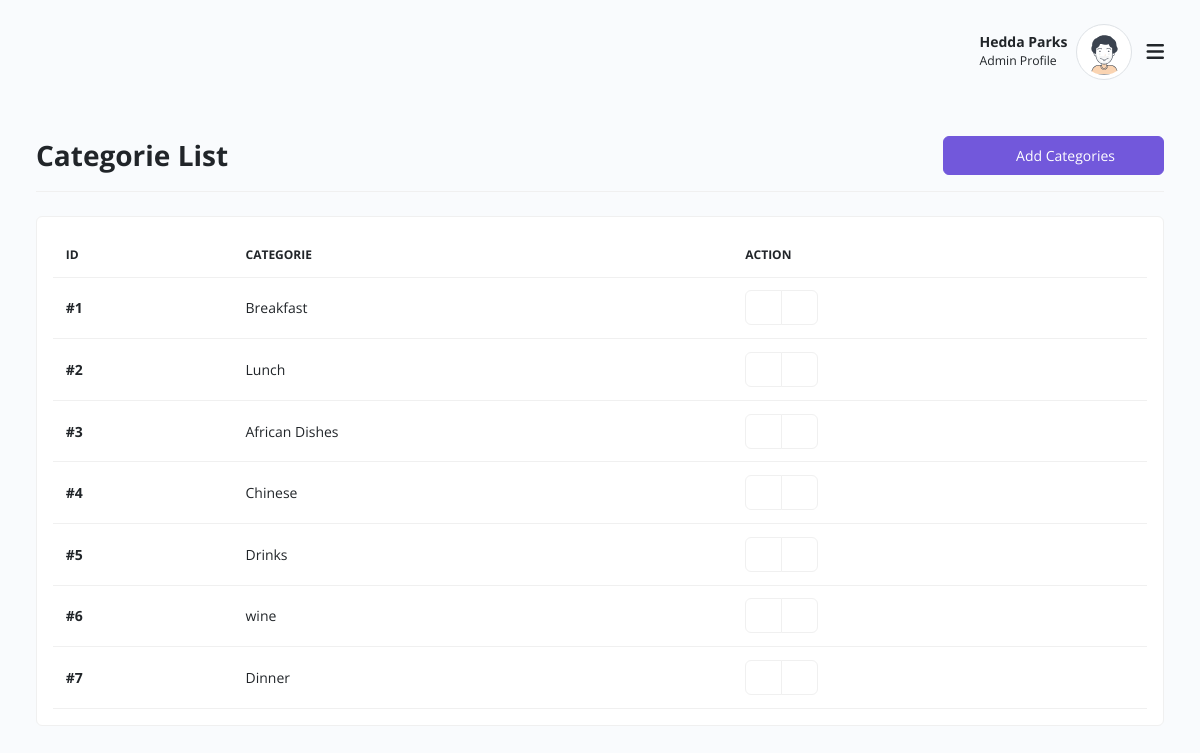
/admin/category/all (signed in), run on an earlier commit of the app's database.
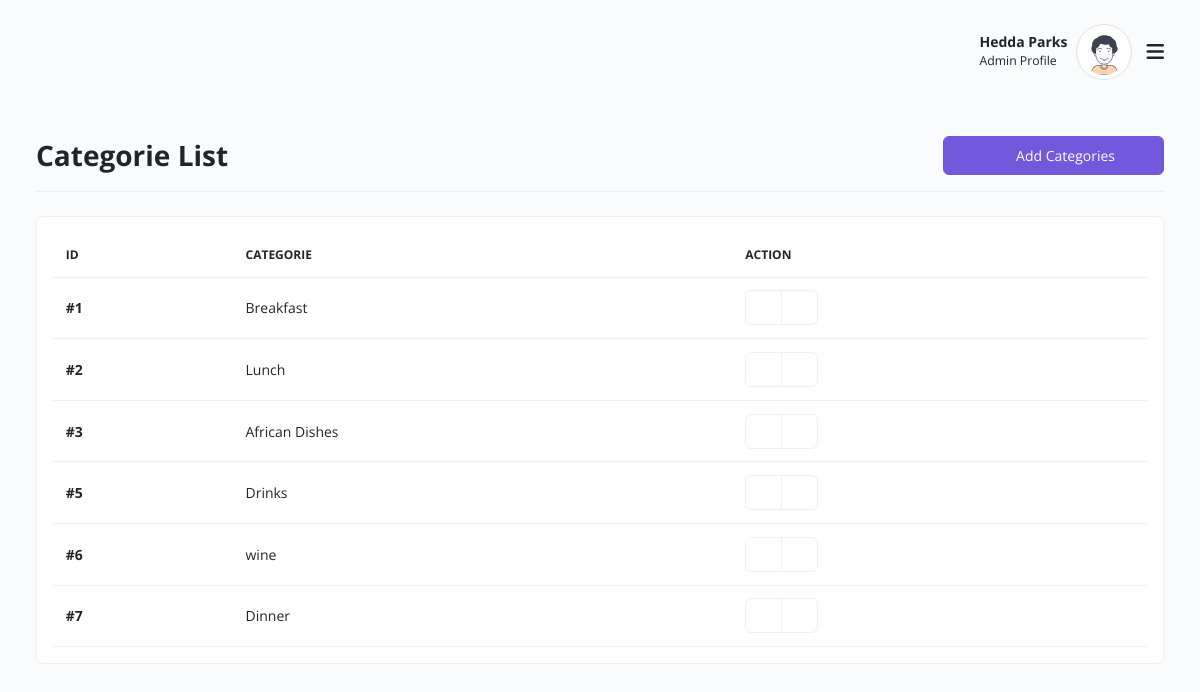
And on a later commit of the database.
### app/models.py (models this page shows, shortened)
class Category(db.Model):
    id = db.Column(db.Integer, primary_key=True)
    title = db.Column(db.String(50), nullable=False)

### app/admin/routes.py (the view)
@admin.route('/admin/category/all', methods=['POST', 'GET'])
@login_required
def categories():
    categories = Category.query.all()
    return render_template('admin/categories-list.html', title='All Categories', categories=categories)

### app/models.py (called while the page is built)
@loginManager.user_loader
def load_user(user_id):
    return User.query.get(user_id)

### app/templates/admin/categories-list.html (shortened to what this page needs)
{% extends 'layout.html' %}
{% block content %}
    <div class="container-xxl">
        <div class="row align-items-center">
            <div class="border-0 mb-4">
                <div class="card-header py-3 no-bg bg-transparent d-flex align-items-center px-0 justify-content-between border-bottom flex-wrap">
                    <h3 class="fw-bold mb-0">Categorie List</h3>
                    <a href="categories-add.html" class="btn btn-primary py-2 px-5 btn-set-task w-sm-100"><i class="icofont-plus-circle me-2 fs-6"></i> Add Categories</a>
                </div>
            </div>
        </div>
        <div class="row g-3 mb-3">
            <div class="col-md-12">
                <div class="card">
                    <div class="card-body">
                        <table id="myDataTable" class="table table-hover align-middle mb-0" style="width: 100%;">
                            <thead>
                                <tr>
                                    <th>Id</th>
                                    <th>Categorie</th>
                                    <th>Action</th>
                                </tr>
                            </thead>
                            <tbody>
                                {% for category in categories %}
                                <tr>
                                    <td><strong>#{{ category.id }}</strong></td>
                                    <td>{{ category.title }}</td>
                                    <td>
                                        <div class="btn-group" role="group" aria-label="Basic outlined example">
                                            <a href="" class="btn btn-outline-secondary"><i class="icofont-edit text-success"></i></a>
                                            <a href="{{ url_for('admin.delete_category', cat_id=category.id) }}" class="btn btn-outline-secondary"><i class="icofont-ui-delete text-danger"></i></a>
                                        </div>
                                    </td>
                                </tr>
                                {% endfor %}
                            </tbody>
                        </table>
                    </div>
                </div>
            </div>
        </div>
    </div>
{% endblock content %}

What changed in the data, as far as the page shows it:
removed Category: id "4", title "Chinese"
